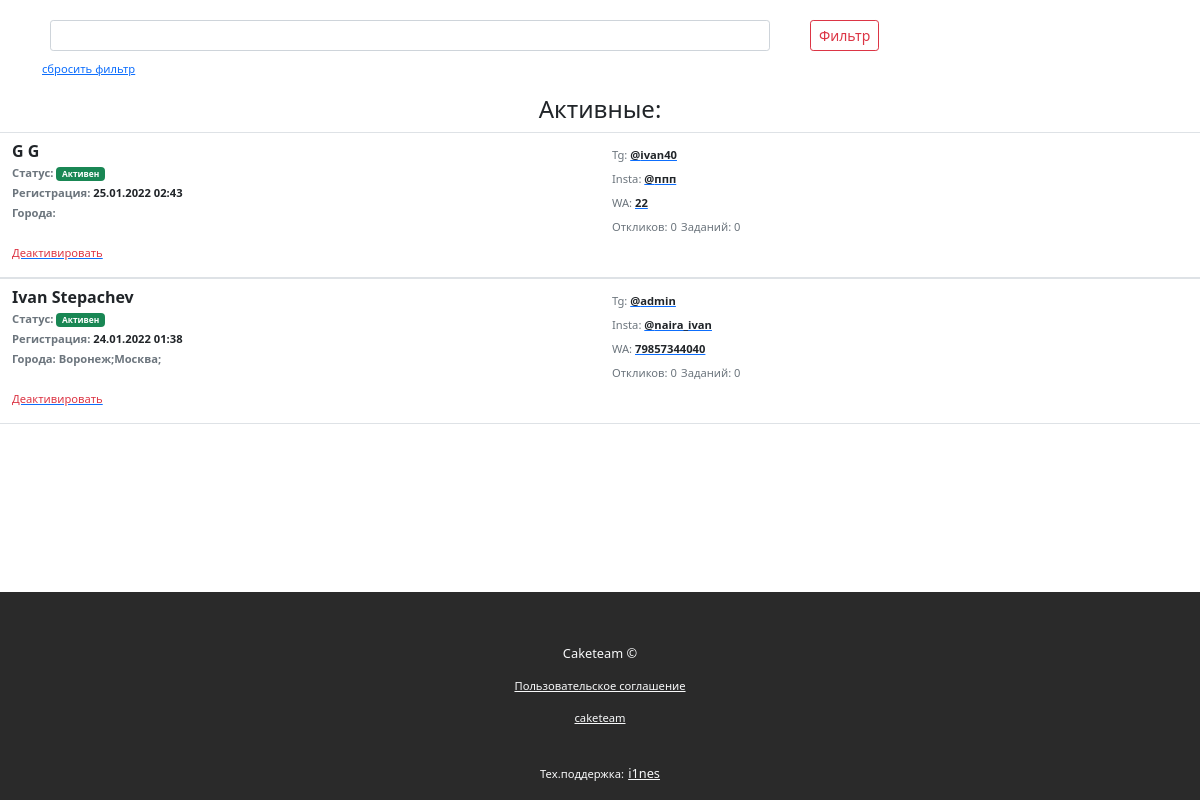
Page /staff on the earlier database version.
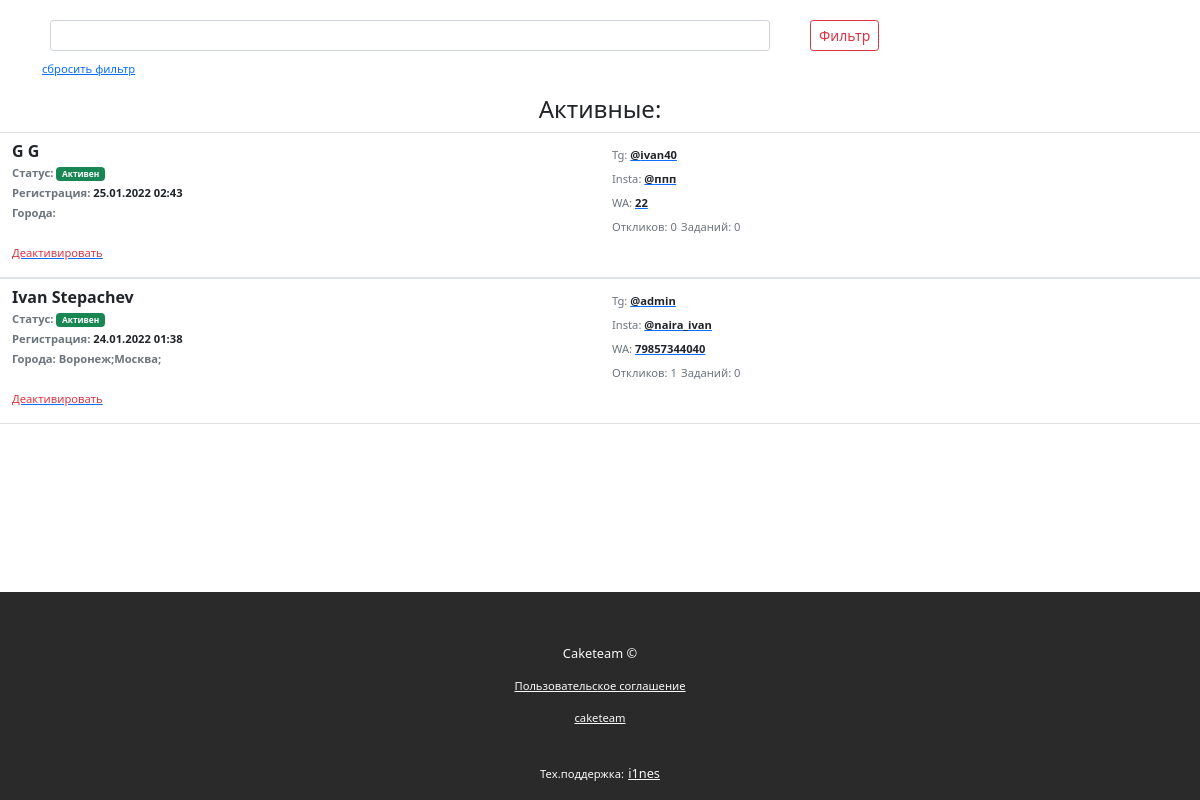
Same page on the later database version.
### quiz/models.py (models this page shows, shortened)
class Staff(models.Model):
    avatar = models.ImageField(upload_to='avatars/', default='avatars/ava_F68lBxi.jpeg')
    username = models.CharField(max_length=25, default='')
    user = models.OneToOneField(settings.AUTH_USER_MODEL, on_delete=models.CASCADE, default='')
    name = models.CharField(max_length=15, default='')
    surname = models.CharField(max_length=15, default='')
    telegram_id = models.CharField(max_length=15)
    phone = models.CharField(max_length=15, default='')
    instagram = models.CharField(max_length=20, default='')
    admin = models.BooleanField(default=False)
    active = models.BooleanField(default=False)
    date = models.DateTimeField(auto_now_add=True)
    pin = models.CharField(max_length=4, blank=True)
    balance = models.IntegerField(default=0)
    cities = models.TextField(default='', blank=True)
    info = models.TextField(default='', blank=True)
    unlimited = models.BooleanField(default=True)

### quiz/views.py (the view)
# urls.py: path('staff', quiz_views.staff_list, name="staff_list"),
def staff_list(request):
    if request.GET.get("search") != None:
        search = request.GET.get("search")
        active = Staff.objects.filter(Q(active=True) & (Q(instagram__icontains=search) | Q(username__icontains=search) | Q(name__icontains=search) | Q(surname__icontains=search) | Q(phone__icontains=search))).order_by('-date')
        inactive = Staff.objects.filter(Q(active=False) & (Q(instagram__icontains=search) | Q(username__icontains=search) | Q(name__icontains=search) | Q(surname__icontains=search) | Q(phone__icontains=search))).order_by('-date')
    else:
        active = Staff.objects.filter(active=True).order_by('-date')
        inactive = Staff.objects.filter(active=False).order_by('-date')
    return render(request, 'quiz/staff_list.html', {'active': active, 'inactive': inactive})

### quiz/templates/quiz/staff_list.html (shortened to what this page needs)
<!DOCTYPE html>
{% load static %}
<html lang="en" class="h-100">
<head>
    <link href="https://cdn.jsdelivr.net/npm/bootstrap@5.0.2/dist/css/bootstrap.min.css" rel="stylesheet">
    <link href="{% static 'css/style.css' %}" rel="stylesheet" />
</head>
<body class="d-flex flex-column h-100">
<main class="flex-shrink-0">
<div class="container">
    <form class="row mt-3" method="get">
        <div class="col-8 ">
            <div class="form-group form-control-sm">
                <input class="form-control form-control-sm" type="text" name="search">
            </div>
        </div>
        <div class="col-4">
            <div class="form-group form-control-sm">
                <input class="btn btn-sm btn-outline-danger" type="submit" value="Фильтр">
            </div>
        </div>
    </form>
    <a href="{% url 'staff_list' %}" class="offer-text">сбросить фильтр</a>
</div>
{% if active.all.count > 0 %}
<h4 class="text-center mt-3">Активные:</h4>
{% endif %}
{% for a in active %}
<div id="{{ a.id }}" class="container-fluid border-bottom border-top pt-2">
        <div class="row">
            <div class="col-6">
                <p class="fw-bold lh-sm">{{ a.name}} {{ a.surname }}
                    <br> <small class="text-muted offer-text">Статус: <span class="badge bg-success">Активен</span></small>
                    <br> <small class="text-muted offer-text">Регистрация: <b class="text-dark">{{ a.date|date:'d.m.Y H:i' }}</b></small>
                    <br> <small class="text-muted offer-text">Города: {{ a.cities }}</small>
                    <br>
                    <br><a href="{% url 'staff_deactivate' chat_id=a.telegram_id %}"><small class="text-danger offer-text fw-normal">Деактивировать</small></a>
                </p>
            </div>
            <div class="col-6">
                    <small class="text-muted offer-text">Tg: <a href="https://t.me/{{ a.username }}"><b class="text-dark">@{{ a.username }}</b></a></small>
                    <br><small class="text-muted offer-text">Insta: <a href="https://instagram.com/{{ a.instagram }}"><b class="text-dark">@{{ a.instagram }}</b></a></small>
                    <br> <small class="text-muted offer-text">WA: <a href="https://wa.me/{{ a.phone }}"><b class="text-dark">{{ a.phone }}</b></a></small>
                    <br> <small class="text-muted offer-text">Откликов: {{ a.responds.all.count }}</small>
                     <small class="text-muted offer-text">Заданий: {{ a.orders.all.count }}</small>
            </div>
        </div>
</div>
{% endfor %}
</main>
<footer class="footer mt-auto">
    <div id="footer" class="container-fluid">
        <div class="container">
            <div class="row justify-content-center">
                <div class="col-12 text-center mt-5">
                    <span class="text-light label-text">Caketeam ©</span>
                </div>
                <div class="col-12 text-center mt-2">
                    <span class="text-light offer-text"><a class="text-light" href="#">Пользовательское соглашение</a></span>
                </div>
                <div class="col-12 text-center mt-2">
                    <span class="text-light offer-text"> <a class="text-light" href="#">caketeam </a></span>
                </div>
                <div class="col-12 text-center mt-2">
                    <br><span class="text-light offer-text">Тех.поддержка:</span> <span class="text-light label-text"> <a class="text-light" href="https://t.me/i1nes">i1nes </a></span>
                </div>
            </div>
        </div>
    </div>
</footer>
</body>
</html>

Differences in the rows shown:
changed Staff "Ivan": responds.all.count "0" → "1"
